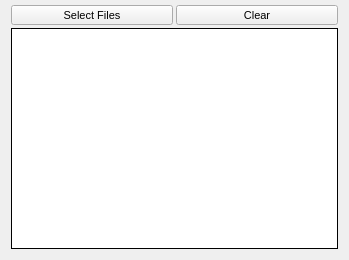
     <widget class="QWidget" name="ImageFiles">
      <property name="geometry">
       <rect>
        <x>0</x>
        <y>0</y>
        <width>349</width>
        <height>260</height>
       </rect>
      </property>
      <attribute name="label">
       <string>                          Image Files</string>
      </attribute>
      <layout class="QGridLayout" name="gridLayout_13">
       <property name="topMargin">
        <number>5</number>
       </property>
       <item row="0" column="0">
        <layout class="QGridLayout" name="gridLayout_12" rowstretch="2,5">
         <property name="spacing">
          <number>3</number>
         </property>
         <item row="0" column="1">
          <widget class="QToolButton" name="ClearImageFiles">
           <property name="sizePolicy">
            <sizepolicy hsizetype="Preferred" vsizetype="Fixed">
             <horstretch>0</horstretch>
             <verstretch>0</verstretch>
            </sizepolicy>
           </property>
           <property name="font">
            <font>
             <family>MS Shell Dlg 2</family>
             <pointsize>8</pointsize>
             <italic>false</italic>
             <bold>false</bold>
            </font>
           </property>
           <property name="text">
            <string>Clear</string>
           </property>
          </widget>
         </item>
         <item row="0" column="0">
          <widget class="QToolButton" name="SelectFile">
           <property name="sizePolicy">
            <sizepolicy hsizetype="Preferred" vsizetype="Fixed">
             <horstretch>0</horstretch>
             <verstretch>0</verstretch>
            </sizepolicy>
           </property>
           <property name="font">
            <font>
             <family>MS Shell Dlg 2</family>
             <pointsize>8</pointsize>
             <italic>false</italic>
             <bold>false</bold>
            </font>
           </property>
           <property name="text">
            <string>Select Files</string>
           </property>
          </widget>
         </item>
         <item row="1" column="0" colspan="2">
          <widget class="QListWidget" name="FileList">
           <property name="autoFillBackground">
            <bool>true</bool>
           </property>
           <property name="styleSheet">
            <string notr="true">background-color: rgb(255, 255, 255);</string>
           </property>
           <property name="frameShape">
            <enum>QFrame::Panel</enum>
           </property>
           <property name="frameShadow">
            <enum>QFrame::Plain</enum>
           </property>
          </widget>
         </item>
        </layout>
       </item>
      </layout>
     </widget>
